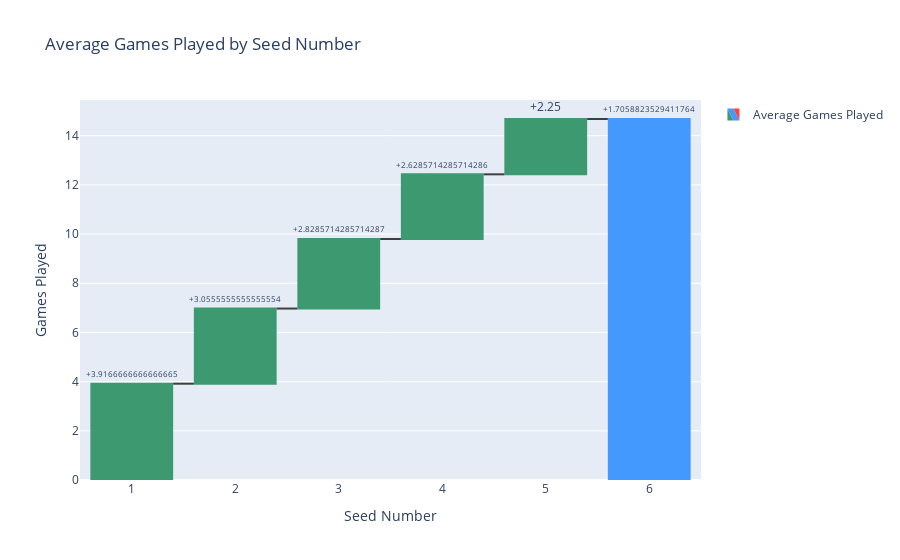

Notebook source saved alongside this figure:
### Code cell
import pandas as pd
import plotly.graph_objects as go

# Mock dataset similar to the described one

df = top8conftourneyResults

# For simplicity, we'll use the SeedNum directly and assume it's related to GamesPlayed somehow
# We'll also assume an incremental build-up of games played for the waterfall effect
df_grouped = df.groupby('SeedNum')['GamesPlayed'].mean().reset_index().sort_values(by='SeedNum')

# Assuming 'relative' for all and 'total' at the end for the plotly example
measures = ['relative'] * len(df_grouped)
x_values = df_grouped['SeedNum'].astype(str).tolist()
y_values = df_grouped['GamesPlayed'].tolist()

# Adding a 'total' measure at the end
measures[-1] = 'total'
y_values.append(sum(y_values))  # This would be the total at the end

# Text for each bar
text_values = [f"+{y}" for y in y_values[:-1]] + ["Total"]

fig = go.Figure(go.Waterfall(
    name="Average Games Played", orientation="v",
    measure=measures,
    x=x_values,
    textposition="outside",
    text=text_values,
    y=y_values,
    connector={"line": {"color": "rgb(63, 63, 63)"}},
))

fig.update_layout(
        title="Average Games Played by Seed Number",
        xaxis_title="Seed Number",
        yaxis_title="Games Played",
        showlegend=True
)

fig.show()

### Figure 1 — Plotly figure (JSON) as saved in the notebook; plotly's stock layout.template omitted (floating-point values rounded to 4 significant figures)
{"data": [{"connector": {"line": {"color": "rgb(63, 63, 63)"}}, "measure": ["relative", "relative", "relative", "relative", "relative", "total"], "name": "Average Games Played", "orientation": "v", "text": ["+3.9166666666666665", "+3.0555555555555554", "+2.8285714285714287", "+2.6285714285714286", "+2.25", "+1.7058823529411764", "Total"], "textposition": "outside", "type": "waterfall", "x": ["1", "2", "3", "4", "5", "6"], "y": [3.917, 3.056, 2.829, 2.629, 2.25, 1.706, 16.39]}], "layout": {"showlegend": true, "title": {"text": "Average Games Played by Seed Number"}, "xaxis": {"title": {"text": "Seed Number"}}, "yaxis": {"title": {"text": "Games Played"}}}}
